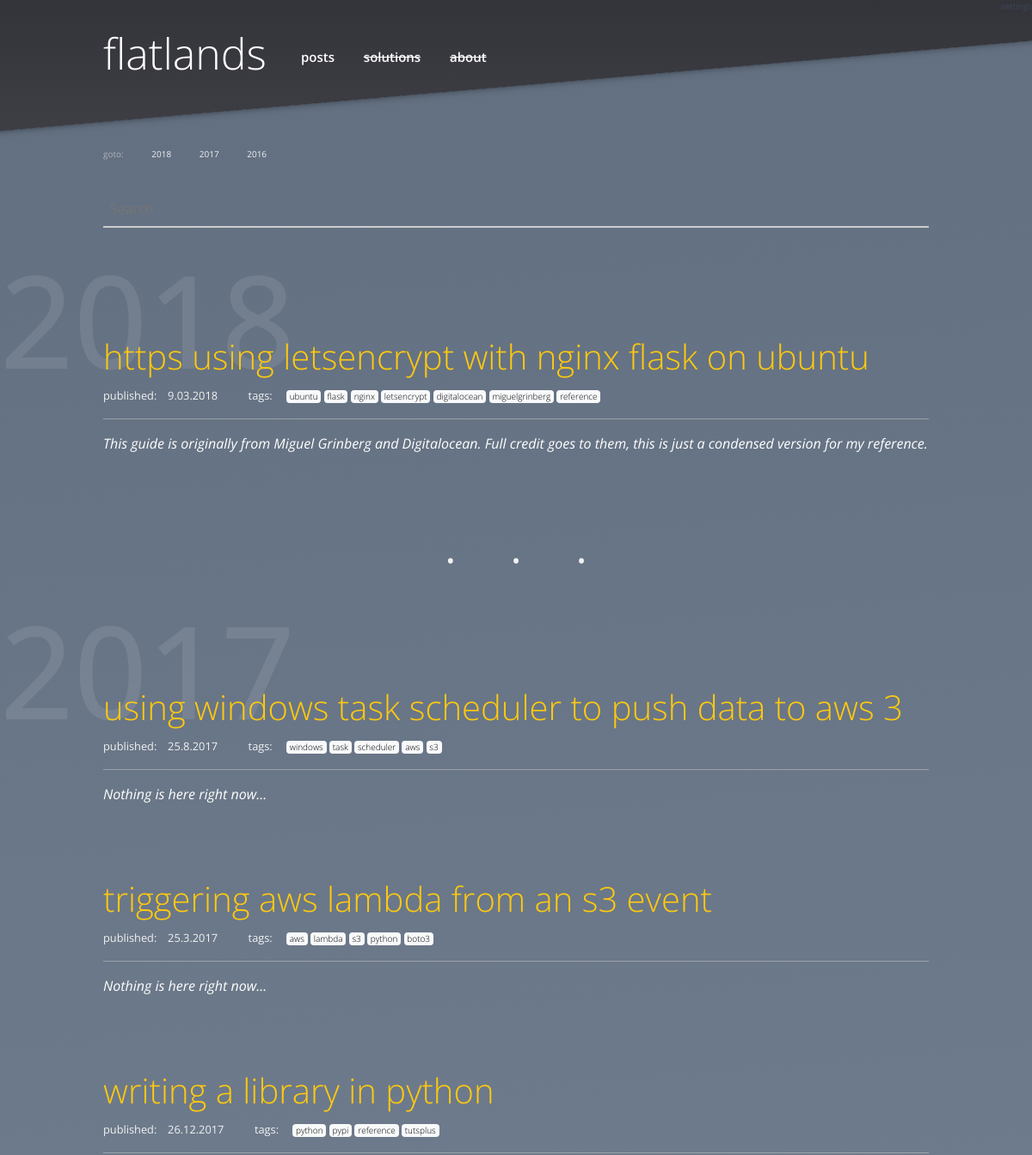
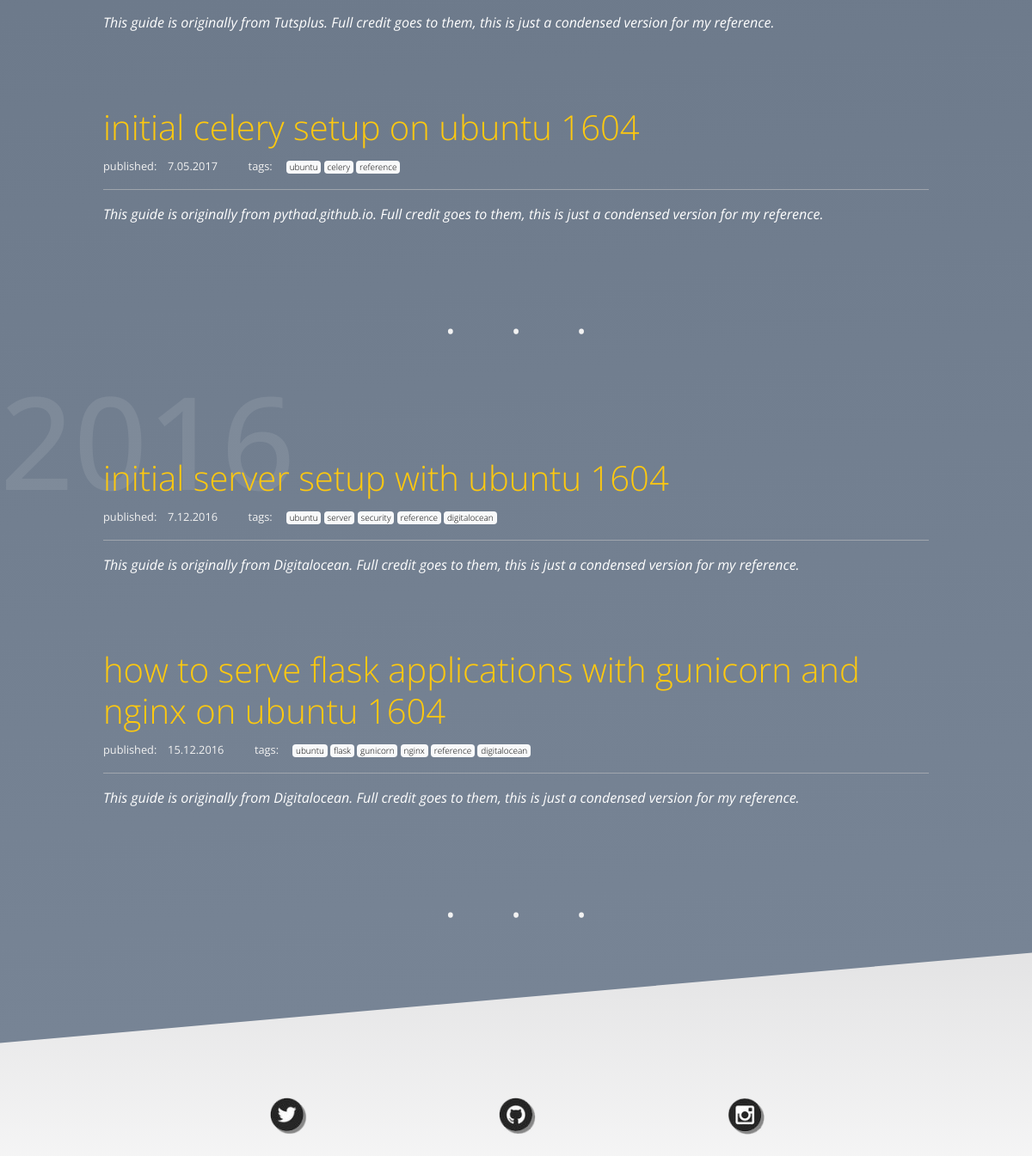
The page / on the database its author committed (2 pictures, top to bottom).
### modules/models.py (models this page shows, shortened)
class Post(db.Model):
    id = db.Column(db.Integer, primary_key=True)
    title = db.Column(db.String())
    author = db.Column(db.String())
    tags = db.Column(db.String())
    strap = db.Column(db.String())
    content = db.Column(db.String())
    pub_date = db.Column(db.String())
    published = db.Column(db.Boolean, default=False)

### app.py (the view)
@app.route('/')
def index():
    posts = modules.database.to_json(modules.models.Post.query.all())
    years = modules.database.get_post_years(posts)
    return render_template('article.html', posts=posts, years=years)

### modules/database.py (called while the page is built)
def to_json(results):
    result = {}
    item = {}
    count = 1
    for row in results:
        for k, v in row.__dict__.items():
            if not k.startswith('_') and k != 'id':
                item[k] = v
        result[count] = item
        count += 1
        item = {}
    return result

def get_post_years(posts=None):
    years = []
    for code, data in posts.items():
        day, month, year = data['pub_date'].split('.')
        years.append(year)
    return sorted(list(set(years)), reverse=True)

### templates/article.html
{% extends "base.html" %}
{% block content %}
{% include 'article_nav.html' %}
{% for year in years %}
    <a name="{{ year }}">
        <div class="section-head">
            <h4>{{ year }}</h4>
        </div>
    </a>
    {% for code, data in posts.items()|reverse %}
        {% if data.pub_date.endswith(year) and data.published != False %}
            <div class="blog-post">
                <h4><a href="/article/{{ data.title|replace(" ", "-") }}">{{data.title}}</a></h4>
                <small>
                    published:&emsp;{{data.pub_date}} &emsp; &emsp;
                    tags:&emsp;
                        {% for tag in data.tags.split(' ') %}
                        <span class="badge badge-light"><a style="color:black;font-size:10px;" href="/tag/{{tag}}">{{tag}}</a></span>
                        {% endfor %}
                    </small>
                    <hr style="background-color:rgba(242, 242, 242, .5);">
                <div class="blog-post-strap">{{data.strap}}</div>
            </div>
            <p style="height:30px;"></p>
        {% endif %}
    {% endfor %}
    <div style="color: rgb(242, 242, 242); text-align: center; word-spacing: 50px; font-size: 50px;">· · ·</div>
{% endfor %}
{% endblock %}

### static/css/main.css (style rules this page uses)
body { margin: 0; font-family: 'Open Sans', sans-serif; background: linear-gradient(rgb(51, 51, 58), white); }
.section-head { height:110px; }
.section-head h4 { font-size: 150px; color:rgba(242, 242, 242, .1); }
.blog-post { position:relative; padding-left: 10%; padding-right: 10%; padding-bottom: 40px; }
.blog-post small { color: rgb(242, 242, 242); }
.blog-post small a { color: rgb(242, 242, 242); }
.blog-post-strap { color: white; font-style: italic; }
.blog-post a { font-size: 40px; font-weight: 300; color: rgb(255, 201, 14); text-decoration: none; }

### rows shown on the page
Post: title "https using letsencrypt with nginx flask on ubuntu", pub_date "9.03.2018", strap "This guide is originally from Miguel Grinberg and Digitalocean. Full credit goes to them, this is just a condensed version for my reference."
Post: title "using windows task scheduler to push data to aws 3", pub_date "25.8.2017", strap "Nothing is here right now..."
Post: title "triggering aws lambda from an s3 event", pub_date "25.3.2017", strap "Nothing is here right now..."
Post: title "writing a library in python", pub_date "26.12.2017", strap "This guide is originally from Tutsplus. Full credit goes to them, this is just a condensed version for my reference."
Post: title "initial celery setup on ubuntu 1604", pub_date "7.05.2017", strap "This guide is originally from pythad.github.io. Full credit goes to them, this is just a condensed version for my reference."
Post: title "initial server setup with ubuntu 1604", pub_date "7.12.2016", strap "This guide is originally from Digitalocean. Full credit goes to them, this is just a condensed version for my reference."
Post: title "how to serve flask applications with gunicorn and nginx on ubuntu 1604", pub_date "15.12.2016", strap "This guide is originally from Digitalocean. Full credit goes to them, this is just a condensed version for my reference."

### other values the page prints
{{ year }} "2018" "2017" "2016"
{{ tag }} "ubuntu" "flask" "nginx" "letsencrypt" "digitalocean" "miguelgrinberg" "reference" "windows" "task" "scheduler" "aws" "s3" "aws" "lambda" "s3" "python" "boto3" "python" "pypi" "reference" "tutsplus" "ubuntu" "celery" "reference" "ubuntu" "server" "security" "reference" "digitalocean" "ubuntu" "flask" "gunicorn" "nginx" "reference" "digitalocean"
